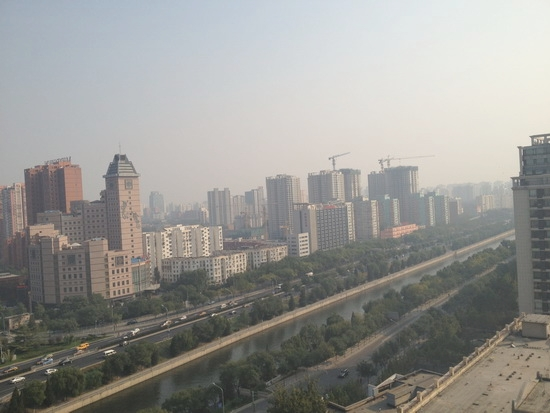
#> input picture 0151.jpg, 550 x 413 px, found by its file name
$ python DCP_filter.py
#> lines starting #> are read from the running program, lines starting #| are printed output that depends on the picture
import os
from PIL import Image
import numpy as np
import cv2

class HazeRemoval:
    def __init__(self, filename, omega=0.85, r=40, d_bilateral=9, sigma_color=75, sigma_space=75):
        self.filename = filename
        self.omega = omega
        self.r = r
        self.d_bilateral = d_bilateral          # 双边滤波邻域直径
        self.sigma_color = sigma_color          # 颜色空间标准差
        self.sigma_space = sigma_space          # 坐标空间标准差
        self.eps = 10 ** (-3)
        self.t = 0.1

    def _ind2sub(self, array_shape, ind):
        rows = (ind.astype('int') // array_shape[1])
        cols = (ind.astype('int') % array_shape[1])
        return (rows, cols)

    def _rgb2gray(self, rgb):
        return np.dot(rgb[..., :3], [0.299, 0.587, 0.114])

    def haze_removal(self):
        oriImage = np.array(Image.open(self.filename).convert('RGB'))
#> oriImage is the input picture: shape (413, 550, 3); mean R, G, B 150.9, 150.1, 146.4
        img = oriImage.astype(np.double) / 255.0
        grayImage = self._rgb2gray(img)
#> in _rgb2gray, `return np.dot(rgb[..., :3], [0.299, 0.587, 0.114])`:
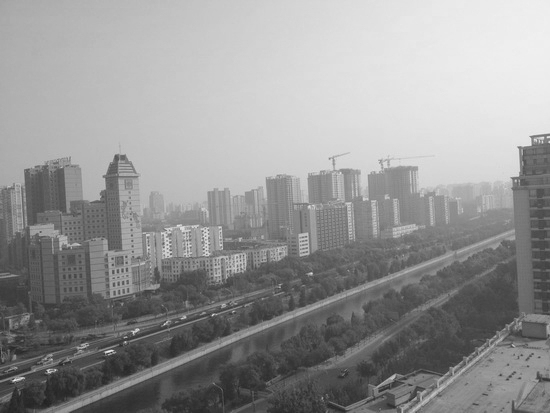
#> returned value: shape (413, 550) float64; min 0.134, max 0.962, mean 0.588

        darkImage = img.min(axis=2)
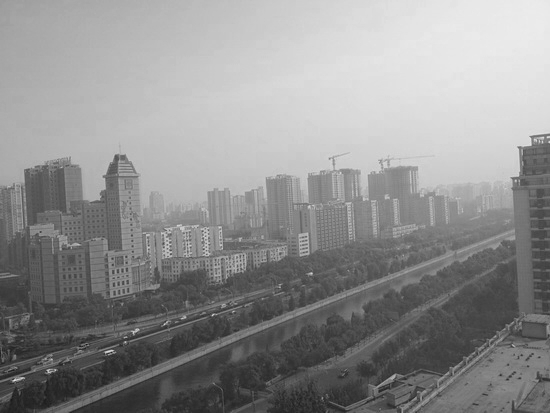
#> darkImage: shape (413, 550) float64; min 0.0824, max 0.925, mean 0.562
        i, j = self._ind2sub(darkImage.shape, darkImage.argmax())
#> in _ind2sub, `rows = (ind.astype('int') // array_shape[1])`: rows = 4
#> in _ind2sub, `cols = (ind.astype('int') % array_shape[1])`: cols = 528
#> i = 4; j = 528
        A = img[i, j, :].mean()
#> A = 0.936
        transmission = 1 - self.omega * darkImage / A
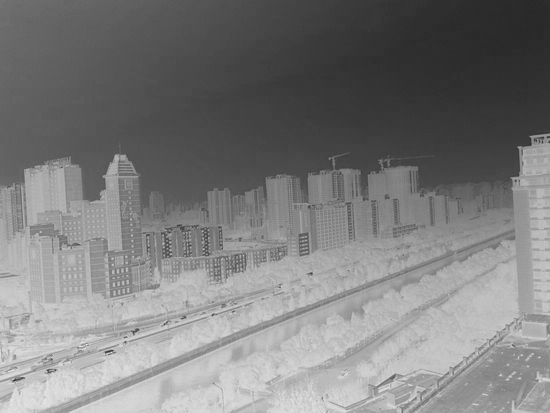
#> transmission: shape (413, 550) float64; min 0.159, max 0.925, mean 0.49

        grayImage = grayImage.astype(np.float32)
        transmission = transmission.astype(np.float32)

        # 导向滤波
        transmissionFilter = cv2.ximgproc.guidedFilter(grayImage, transmission, self.r, self.eps)

        # 双边滤波
        transmissionFilter = cv2.bilateralFilter(
            transmissionFilter,
            d=self.d_bilateral,
            sigmaColor=self.sigma_color,
            sigmaSpace=self.sigma_space
        )

        transmissionFilter[transmissionFilter < self.t] = self.t

        resultImage = np.zeros_like(img)
        for i in range(3):
            resultImage[:, :, i] = (img[:, :, i] - A) / transmissionFilter + A
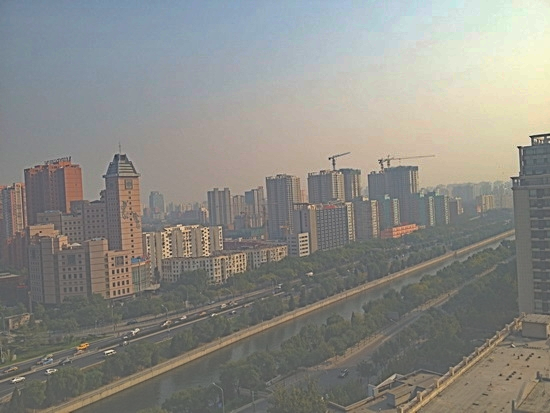
#> resultImage: shape (413, 550, 3) float64; mean R, G, B 0.324, 0.321, 0.289; drawn with min black and max white

        resultImage = np.clip(resultImage, 0, 1)
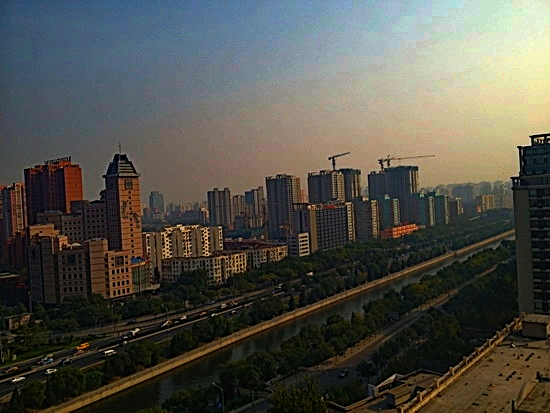
#> resultImage: shape (413, 550, 3) float64; mean R, G, B 0.324, 0.321, 0.291
        return Image.fromarray((resultImage * 255).astype(np.uint8))
#> returned value: PIL image 550x413 RGB

if __name__ == '__main__':
    input_path = r"0151.jpg"
    filename = os.path.basename(input_path)
    name, ext = os.path.splitext(filename)
    output_path = os.path.join(os.path.dirname(input_path), f"{name}_DCP.jpg")

    hz = HazeRemoval(input_path)
    result = hz.haze_removal()
    result.save(output_path)
    result.show()
